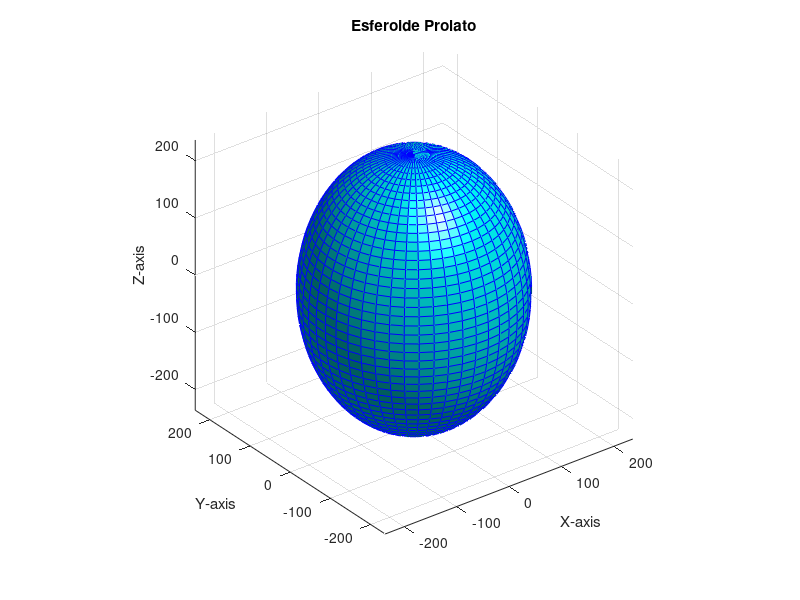

This figure's MATLAB source: (Note: this script raises an error after producing the figure.)
% Parámetros del esferoide
%tamaños del utero a las 30 semanas de gestacion.
%Donde el bebe alcanza (90%) los 2.5kg. 
%{
[Verbruggen SW, Kainz B,]
Shelmerdine SC, Hajnal JV, Rutherford MA,
Arthurs OJ, Phillips ATM, Nowlan NC. 2018
Stresses and strains on the human fetal
skeleton during development. J. R. Soc.
Interface 15: 20170593.
http://dx.doi.org/10.1098/rsif.2017.0593
%}

%Medidas de los ejes
a = 178.29; % Radio en el eje x en mm (eje ecuatorial)
b = 178.29; % Radio en el eje y en mm (eje ecuatorial)
c = 236.29; % Radio en el eje z en mm (eje polar)

% Malla esférica
[u, v] = meshgrid(linspace(0, 2*pi, 50), linspace(0, pi, 50));

% Coordenadas paramétricas del esferoide
x = a * sin(v) .* cos(u);
y = b * sin(v) .* sin(u);
z = c * cos(v);

% Gráfica del esferoide
figure;
surf(x, y, z, 'FaceColor', 'cyan', 'EdgeColor', 'blue');
axis equal;
grid on;

% Opciones de visualización
xlabel('X-axis');
ylabel('Y-axis');
zlabel('Z-axis');
title('Esferoide Prolato');
camlight;
lighting phong;

% (Después de definir los parámetros del esferoide y graficarlo)
volumen = ((4/3) * pi) * a * b * c;

% Redondear a 2 decimales
volumen_entero = round(volumen);

%Convertir volumen a litros
volumen_litros =  volumen_entero / 1000000;
fprintf('El volumen del esferoide es %.2f litros.\n', volumen_litros);

% Parámetros del esferoide
%Volumen del utero de 30 semanas usando la Formula de Brun
%{
Aleksei Petrovich Petrenko , Camil Andreu Castelo Branco Flores ,
Dimitry Vasilevich Marshalov , Alexander Valerievich Kuligin , Yuliya Sergeevna Mysovskaya ,
Efim Munevich Shifman & Adam Muhamed Rasulovich Abdulaev (2020): Physiology of
intra‐abdominal volume during pregnancy, Journal of Obstetrics and Gynaecology, DOI:
10.1080/01443615.2020.1820470
%}


% Calcular volumen usando Formula de Brun. 
volumen_brun =  (a * b * c)*0.475;

% Redondear a 2 decimales
volumen_entero2 = round(volumen_brun);


%Formula de esferoide prolato con constante de ajuste. 
% Constantes
k = 0.28; % Factor de calibración ajustado empíricamente

% Calcular volumen usando la fórmula del esferoide prolato
volumen_teorico = (4/3) * pi * a * b * c;

% Calibrar el volumen
volumen_calibrado = k * volumen_teorico;

% Convertir volumen a litros
volumen_litros = volumen_calibrado / 1e6;

% Mostrar resultados
fprintf('El volumen Formula de Brun %.2f litros.\n', volumen_brun);
fprintf('Volumen con formula del esferoide prolato (sin calibrar): %.2f litros\n', volumen_teorico / 1e6);
fprintf('Volumen calibrado (ajustado): %.2f litros\n', volumen_litros);
